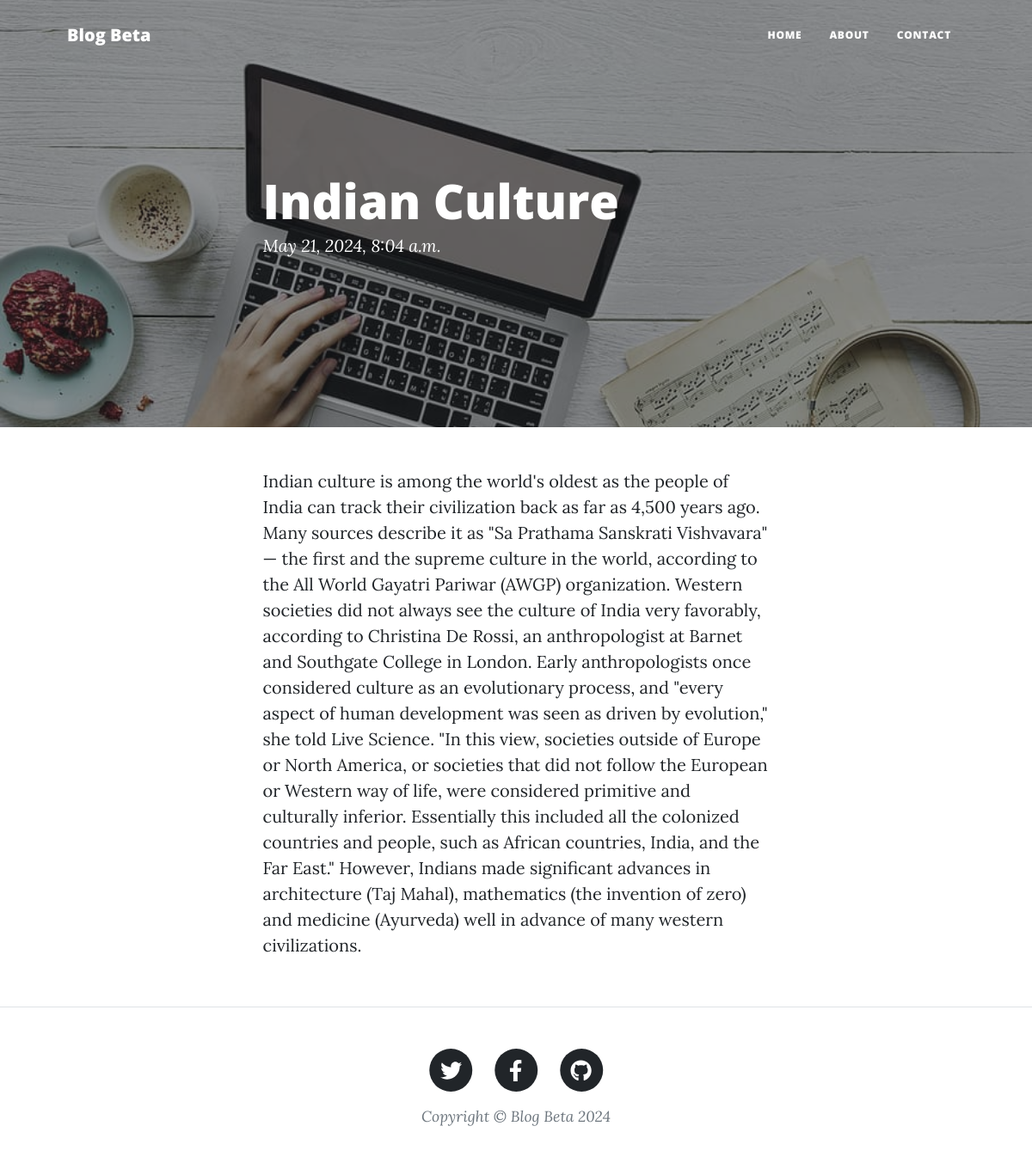
Screenshot of /Indian-culture/ with the database file from the repository.
### blog/models.py (models this page shows, shortened)
class Post(models.Model):
    title=models.CharField(max_length = 200,unique = True)
    slug = models.SlugField(max_length = 200,unique = True)
    authors = models.ForeignKey(User,on_delete = models.CASCADE,related_name = 'blog_posts')
    updated_on = models.DateTimeField(auto_now=True)
    content = models.TextField()
    created_on = models.DateTimeField(auto_now_add = True)
    status = models.IntegerField(choices = STATUS,default=0)
    class Meta:
        ordering = ['-created_on']

### blog/views.py (the view)
# urls.py: path('<slug:slug>/',views.PostDetail.as_view(),name='post_detail'),
class PostDetail(generic.DetailView):
    model=Post
    template_name = 'post_detail.html'

### templates/post_detail.html (shortened to what this page needs)
{% extends "base.html" %}
{% block content %}
{% load static %}
        <header class="masthead" style="background-image: url('{%static "C:\Chetana_django\innoovatun\static\assets\img\1.jpg" %}')">
            <div class="container position-relative px-4 px-lg-5">
                <div class="row gx-4 gx-lg-5 justify-content-center">
                    <div class="col-md-10 col-lg-8 col-xl-7">
                        <div class="post-heading">
                            <h1>{{post.title}}</h1>
                            <span class="meta">
                              {{post.created_on}}
                            </span>
                        </div>
                    </div>
                </div>
            </div>
        </header>
        <article class="mb-4">
            <div class="container px-4 px-lg-5">
                <div class="row gx-4 gx-lg-5 justify-content-center">
                    <div class="col-md-10 col-lg-8 col-xl-7">
                      {{post.content | safe}}
                    </div>
                </div>
            </div>
        </article>
{% endblock content %}

### rows the page displays
Post: title "Indian Culture", created_on "May 21, 2024, 8:04 a.m.", content "Indian culture is among the world's oldest as the people of India can track their civilization back as far as 4,500 years ago. Many sources describe it as \"Sa Prathama Sanskrati Vishvavara\" — the first and the supreme culture in the world, according to the All World Gayatri Pariwar (AWGP) organization. Western societies did not always see the culture of India very favorably, according to Christina De Rossi, an anthropologist at Barnet and Southgate College in London. Early anthropologists once considered culture as an evolutionary process, and \"every aspect of human development was seen as driven by evolution,\" she told Live Science. \"In this view, societies outside of Europe or North…"
